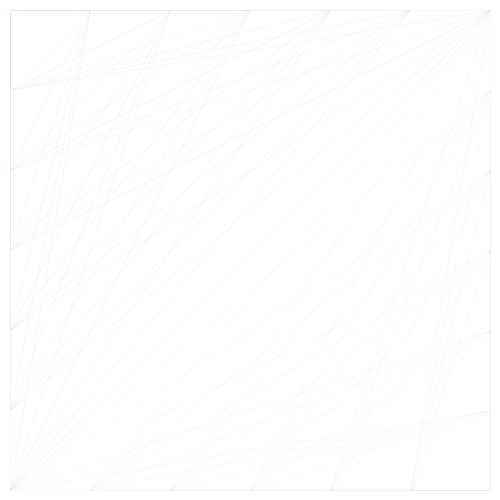
Frame 1 (no input)
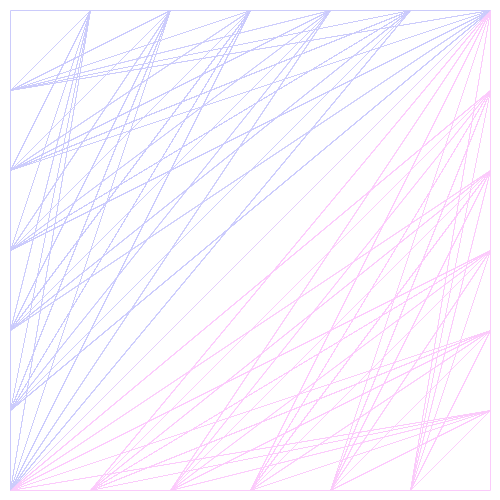
Frame 60 (the mouse pressed at the canvas centre just before this capture)
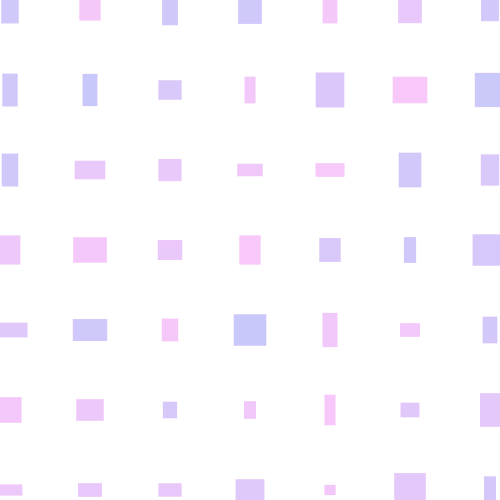
Frame 120 (the mouse held since frame 60 and released just before this capture)

The Processing sketch that drew these frames (run headless with seeded random() and noise(); from frame 60 on, the mouse is pressed at the canvas centre):

// Processing sketch: processing_38413
// ── processing_38413.pde

void setup(){
size(500,500);
background(255,255,255);
colorMode(RGB,255);
rectMode(CENTER);
}
void draw(){
if(mousePressed){
background(255,255,255);
noFill();
smooth();
for( int x=10; x<= width; x+=80){
for( int a=10; a<=width; a+=80){
strokeWeight(0);
fill(random(200,250),200,250);
rect(x,a,random(10,35),random(10,35));

}
}
}

else{
for( int x=15; x< 550; x+=80){
for( int a=15; a< 550; a+=80){
strokeWeight(0);
stroke(200,200,250);
line(x-5,10,10,a-5);
}
}
for( int x=495; x> -20; x-=80){
for( int a=495; a> -20; a-=80){
strokeWeight(0);
stroke(250,200,250);
line(x-5,490,490,a-5);
}
}
}
}
